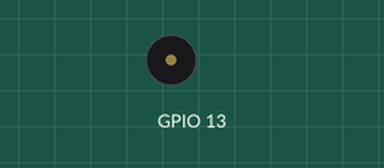
Recording of a sketch running on a simulated ESP32. On the bench: buzzer (waves = sounding).

Above: at 0.1 s.
At 6.1 s:
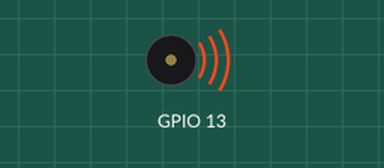
Timing chart, 0 to 7.6 s (numbered marks = the images above):
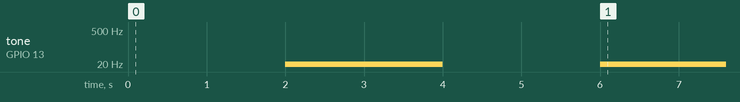

Measured:
- by itself, tone on GPIO 13: silent → 10 Hz at 2.0 s, → silent 2.0 s later, → 5 Hz 2.0 s later

The sketch:

AgitationFunction.ino
```cpp
/************
4/3/25
Dorjee Tenzing
Overview:
Create premade protocols that consist of three operations: agitate, pause, bind
Write a state machine that calls existing motor functions with defined inputs and outputs
*************/
const int AGITATION_MOTOR_STEP = 12;
const int AGITATION_MOTOR_DIR = 13;
const int AGITATION_MOTOR_STEP_CHANNEL = 1;
const int AGITATION_MOTOR_DIR_CHANNEL = 2;


#define MAX_LINE_LENGTH 32
#define MAX_LINES 100

unsigned int map(float value);//map speed 1-9 to frequency 400 to 1000

// Initialize the tempBuffer with nulls ('\0')
char tempBuffer[MAX_LINES][MAX_LINE_LENGTH] = { { '\0' } };


void setup() {
  //Set up UART and GPIO
  Serial.begin(115200);

  // Setup Agitation Motor Step Signal
  ledcAttachChannel(AGITATION_MOTOR_STEP, 1000, 8, AGITATION_MOTOR_STEP_CHANNEL);
  ledcWrite(AGITATION_MOTOR_STEP, 0);                //set duty cycle
  //ledcChangeFrequency(AGITATION_MOTOR_STEP, 1000, 8);  //set real frequency here

  // Setup Agitation Motor Dir Signal
  ledcAttachChannel(AGITATION_MOTOR_DIR, 10, 8, AGITATION_MOTOR_DIR_CHANNEL);
  ledcWrite(AGITATION_MOTOR_DIR, 0);              //set duty cycle
  //ledcChangeFrequency(AGITATION_MOTOR_DIR, 10, 8);  //set real frequency here

  delay(2000);

  ledcWriteTone(AGITATION_MOTOR_STEP, 1000);
  ledcWriteTone(AGITATION_MOTOR_DIR, 10);

  delay(2000);

  ledcWriteTone(AGITATION_MOTOR_STEP, 0);
  ledcWriteTone(AGITATION_MOTOR_DIR, 0);

  delay(2000);

  ledcWriteTone(AGITATION_MOTOR_STEP, 500);
  ledcWriteTone(AGITATION_MOTOR_DIR, 5);


  /** USEFUL FUNCTIONS:
  * ledcWriteTone(AGITATION_MOTOR_STEP, 1000);
  * ledcChangeFrequency(AGITATION_MOTOR_DIR, 10, 8);
 */


  /*********** RUN MAIN TEST ***********/

  //Fill in tempBuffer with premade protocol
  strcpy(tempBuffer[0], "P3");
  strcpy(tempBuffer[1], "A94");
  uint8_t i = 0;

  for (i = 0; i, MAX_LINES; i++) {
    //handle pause operation: P7. Input: Duration
    if (tempBuffer[i][0] == 'P') {
      uint8_t pauseDuration = tempBuffer[i][1] - '0';  //convert from ascii to int
      pauseMotors(pauseDuration);
    }

    //handle agitate operation: A74. Inputs: Agitation speed, agitation duration
    if (tempBuffer[i][0] == 'A') {
      uint8_t agitateSpeed = tempBuffer[i][1] - '0';
      uint8_t agitateDuration = tempBuffer[i][2] - '0';
      agitateMotors(agitateSpeed, agitateDuration);
    }

    //handle bind operation: B7. Inputs: Bind duration
    if (tempBuffer[i][0] == 'B') {
      uint8_t bindDuration = tempBuffer[i][0];
    }
  }
}

void loop() {
}
/**
 * @brief: Pause the motor for a number of seconds
 * @param pauseDuration: pause duration in seconds
 * @retval: none
 */
void pauseMotors(uint8_t pauseDuration) {
  analogWrite(AGITATION_MOTOR_STEP, 255);  //no pwm signal, use high for debugging
  delay(pauseDuration * 1000);             //convert from seconds to milliseconds for delay function
  analogWrite(AGITATION_MOTOR_STEP, 0);    //drive back low for debugging
}

/**
 * @brief: perform the agitation operation of moving motors up and down very quickly
 * @param agitateSpeed: agitation speed on a scale of 1-9
 * @param agitateDuration: agitation duration given in seconds
 * @retval: none
 */
void agitateMotors(uint8_t agitateSpeed, uint8_t agitateDuration) {
  //set motor speed
  int agitationFrequency = map(agitateSpeed);
  analogWriteFrequency(AGITATION_MOTOR_STEP, agitationFrequency);
  analogWrite(AGITATION_MOTOR_STEP, 128);
  //set oscillation frequency
  analogWriteFrequency(AGITATION_MOTOR_DIR, 10);  //for testing, have direction switch every 100ms
  analogWrite(AGITATION_MOTOR_STEP, 128);
  //set agitation duration
  delay(agitateDuration * 1000);
}

/**
 * @brief: Map agitationSpeed value to a PWM frequency
 * @param agitateSpeed: agitation speed on a scale of 1-9
 * @retval: frequency of a PWM signal given in Hz
 */
int mapAgitationSpeed(uint8_t agitateSpeed) {
  if (agitateSpeed == 9) {
    return 1000;
  } else if (agitateSpeed == 1) {
    return 500;
  } else {
    return 800;
  }
}


//num1 and num2 are the integer ranges of speed, num3 and num4 are the frequency ranges
unsigned int map(float value)
{

    return (value - 1) * (1000 - 400) / (9 - 1) + 400;
}
```
